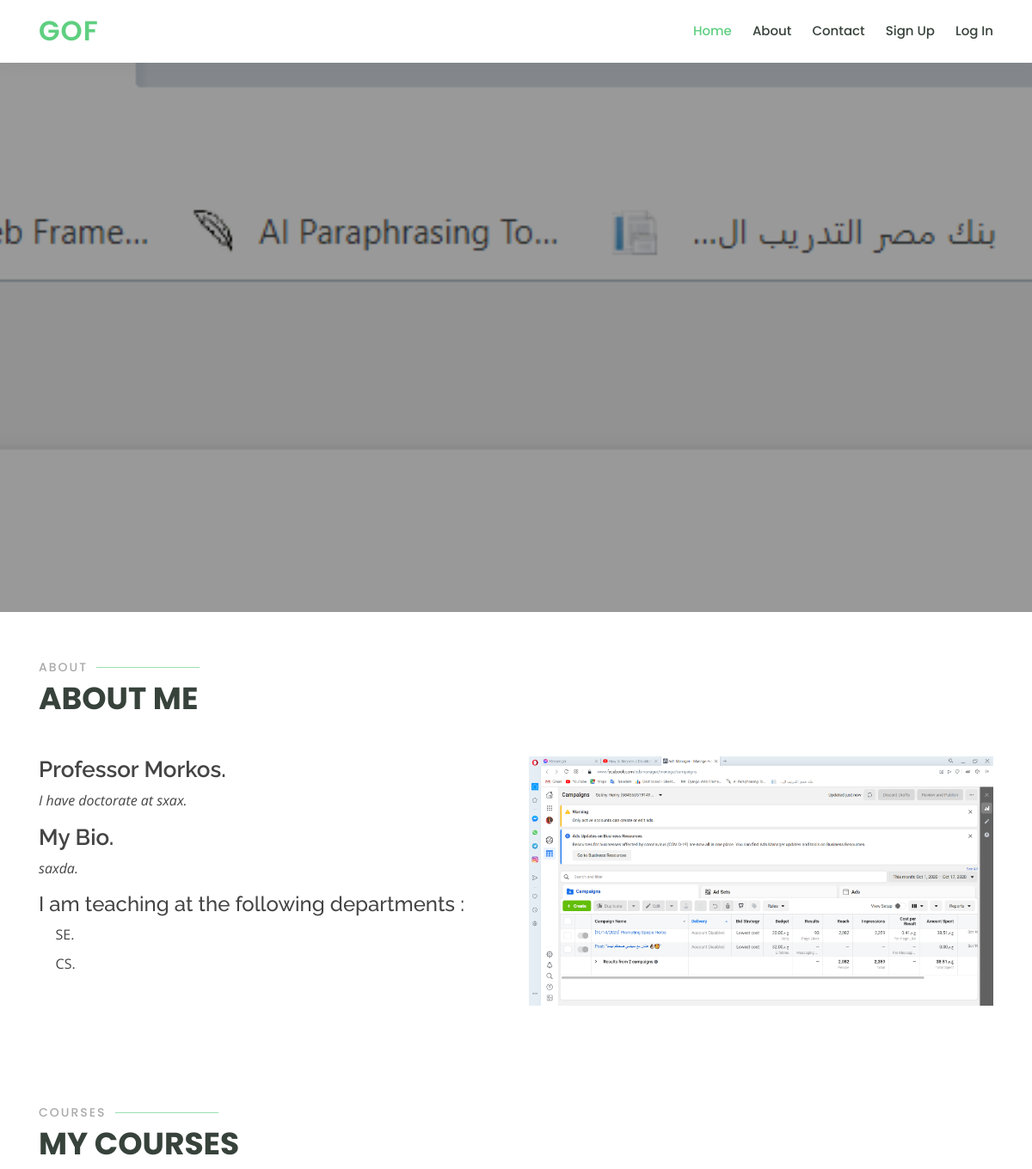
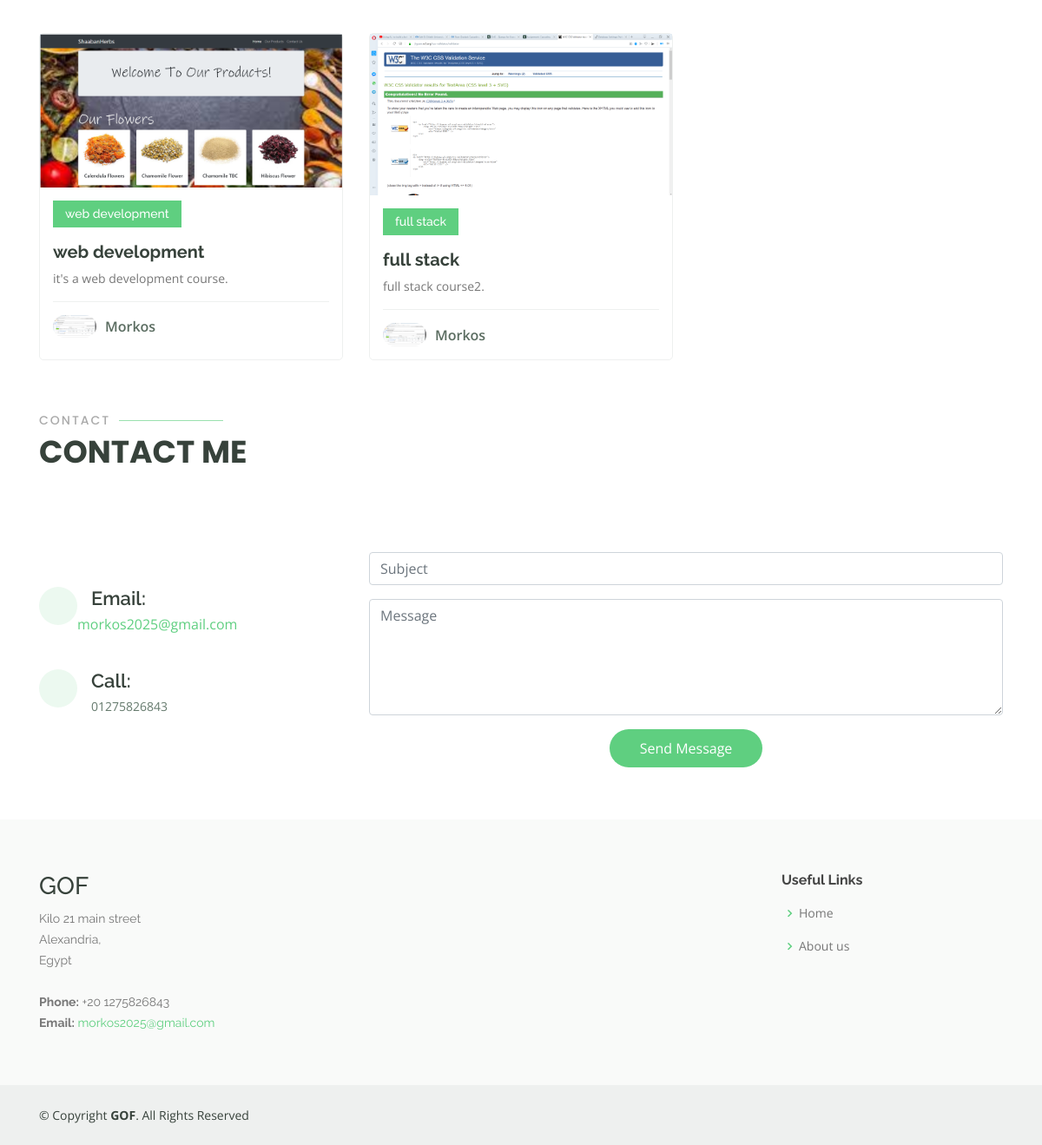
The page /Profile/Professor/morkos on the database its author committed (2 pictures, top to bottom).
### user/models.py (models this page shows, shortened)
class ProfessorInfo(models.Model):
    CHOICES = [(str(i.department),str(i.department)) for i in Department.objects.all()]
    user = models.ForeignKey(User,on_delete=models.CASCADE)
    phone_number = models.CharField(max_length=12,unique=True)
    bio = models.TextField(blank=True)
    is_approved = models.BooleanField(default=False)
    degree_of_doctorate = models.CharField(max_length=100)
    departments_teach_to = MultiSelectField(choices=CHOICES)
    profile_pic = models.ImageField(upload_to='profile_images')
    slug = models.SlugField(unique=True,blank=True)

class Courses(models.Model):
    professor = models.ForeignKey(ProfessorInfo,on_delete=models.CASCADE)
    course_title = models.CharField(max_length= 35)
    course_description = models.TextField()
    course_pic = models.ImageField(upload_to='courses_pics')
    course_url = models.URLField()
    course_time = models.DateTimeField(auto_now_add=True)
    slug = models.SlugField(unique=True,blank=True)
    def get_absolute_url(self):
        return reverse('user:course_details',kwargs={'slug':self.slug})

### user/views.py (the view, shortened to what this page needs)
# urls.py: path('Profile/Professor/<slug:slug>', views.search_professor, name='professor_profile_search'),
def search_professor(request,slug):
    professor = get_object_or_404(ProfessorInfo, slug=slug)
    courses = Courses.objects.filter(professor=professor)
    return render(request, 'search_stuff/search_professor.html', {'professor': professor,'courses':courses})

### user/templates/search_stuff/search_professor.html (shortened to what this page needs)
{% extends 'base.html' %}
{% load static %}
{% block content %}
    <br><br><br>
    <main id="main">
    <section id="hero" class="d-flex justify-content-center align-items-center" style="background-image:url({{ professor.profile_pic.url }})">
        </section>
     <section id="about" class="about">
      <div class="container" data-aos="fade-up">
        <div class="section-title">
          <h2>About</h2>
          <p>About Me</p>
        </div>
        <div class="row">
          <div class="col-lg-6 order-1 order-lg-2" data-aos="fade-left" data-aos-delay="100">
            <img src="{{ professor.profile_pic.url }}" class="img-fluid" alt="">
          </div>
          <div class="col-lg-6 pt-4 pt-lg-0 order-2 order-lg-1 content">
           <h3>Professor {{ professor.user.get_full_name }}.</h3>
            <p class="font-italic">
              I have doctorate at {{ professor.degree_of_doctorate }}.
            </p>
            {% if professor.bio  %}
            <h3>My Bio.</h3>
            <p class="font-italic">
              {{ professor.bio }}.
            </p>
            {% endif %}
          <h4>I am teaching at the following departments : </h4>
            <ul>
                {% for i in professor.departments_teach_to %}
              <li><i class="icofont-check-circled"></i>{{ i }}.</li>
                {% endfor %}
            </ul>
          </div>
        </div>
      </div>
    </section>
    {% if courses %}
     <section id="popular-courses" class="courses">
      <div class="container" data-aos="fade-up">
        <div class="section-title">
          <h2>Courses</h2>
          <p>My Courses</p>
        </div>
        <div class="row" data-aos="zoom-in" data-aos-delay="100">
            {% for course in courses %}
          <div class="col-lg-4 col-md-6 d-flex align-items-stretch">
            <div class="course-item">
              <img src="{{ course.course_pic.url }}" class="img-fluid" alt="...">
              <div class="course-content">
                <div class="d-flex justify-content-between align-items-center mb-3">
                  <h4>{{ course.course_title }}</h4>
                </div>
                <h3><a href="{{ course.get_absolute_url }}">{{course.course_title}}</a></h3>
                <p>{{ course.course_description }}.</p>
                <div class="trainer d-flex justify-content-between align-items-center">
                  <div class="trainer-profile d-flex align-items-center">
                    <img src="{{course.professor.profile_pic.url}}" class="img-fluid" alt="">
                    <span>{{ course.professor.user.first_name }}</span>
                  </div>
                </div>
              </div>
            </div>
          </div>
          {% endfor %}
        {% endif %}
        </div>
      </div>
     </section>
    <section id="contact" class="contact">
      <div data-aos="fade-up">
      <div class="container" data-aos="fade-up">
        <div class="section-title">
          <h2>Contact</h2>
          <p>Contact Me</p>
        </div>
        <div class="row mt-5">
          <div class="col-lg-4">
            <div class="info">
              <div class="email">
                <i class="icofont-envelope"></i>
                <h4>Email:</h4>
                <a href="mailto:{{ professor.user.email }}">{{ professor.user.email }}</a>
              </div>
              <div class="phone">
                <i class="icofont-phone"></i>
                <h4>Call:</h4>
                <p>{{professor.phone_number}}</p>
              </div>
            </div>
          </div>
          <div class="col-lg-8 mt-5 mt-lg-0">
            <form method="post" >
              <div class="form-group">
                <input type="text" class="form-control" name="subject" id="subject" placeholder="Subject" data-rule="minlen:4" data-msg="Please enter at least 8 chars of subject" />
              </div>
              <div class="form-group">
                <textarea class="form-control" name="message" rows="5" data-rule="required" data-msg="Please write something for us" placeholder="Message"></textarea>
              </div>
              <div class="text-center"><button type="submit" style="background: #5fcf80;border: 0;padding: 10px 35px;color: #fff;
                                                                   transition: 0.4s;border-radius: 50px;">Send Message</button></div>
            </form>
          </div>
        </div>
      </div>
    </section>
    </main>
{% endblock %}

### templates/base.html (shortened to what this page needs)
{% load static %}
<!DOCTYPE html>
<html lang="en">
<head>
  <link href="{% static 'assets/vendor/bootstrap/css/bootstrap.min.css' %}" rel="stylesheet">
  <link href="{% static 'assets/vendor/icofont/icofont.min.css' %}" rel="stylesheet">
  <link href="{% static 'assets/vendor/boxicons/css/boxicons.min.css' %}" rel="stylesheet">
  <link href="{% static 'assets/vendor/remixicon/remixicon.css' %}" rel="stylesheet">
  <link href="{% static 'assets/vendor/owl.carousel/assets/owl.carousel.min.css' %}" rel="stylesheet">
  <link href="{% static 'assets/vendor/animate.css/animate.min.css' %}" rel="stylesheet">
  <link href="{% static 'assets/vendor/aos/aos.css' %}" rel="stylesheet">
  <link href="{% static 'assets/css/style.css' %}" rel="stylesheet">
</head>
<body>
  <header id="header" class="fixed-top">
    <div class="container d-flex align-items-center">
      <h1 class="logo mr-auto"><a href="{% url 'home' %}">GOF</a></h1>
      <nav class="nav-menu d-none d-lg-block">
        <ul>
          <li class="active"><a href="{% url 'home' %}">Home</a></li>
          <li><a href="{% url 'about' %}">About</a></li>
          <li><a href="{% url 'contact' %}">Contact</a></li>
          {% if request.user.is_authenticated %}
          <li><a href="{% url 'user:log_out' %}">Log Out</a></li>
          {% else %}
          <li><a href="{% url 'user:signup' %}">Sign Up</a></li>
          <li><a href="{% url 'user:log_in' %}">Log In</a></li>
          {% endif %}
        </ul>
      </nav>
    </div>
  </header>
      {% block content %}
      {% endblock %}
  <footer id="footer">
    <div class="footer-top">
      <div class="container">
        <div class="row">
          <div class="col-lg-3 col-md-6 footer-contact">
            <h3>GOF</h3>
            <p>
              Kilo 21 main street <br>
              Alexandria,<br>
              Egypt <br><br>
              <strong>Phone:</strong> +20 1275826843<br>
              <strong>Email:</strong> <a href="mailto:morkos2025@gmail.com">morkos2025@gmail.com</a><br>
            </p>
          </div>
<div class="col-lg-3 col-md-6 footer-links">
          </div>
<div class="col-lg-3 col-md-6 footer-links">
          </div>
          <div class="col-lg-2 col-md-2 footer-links">
            <h4>Useful Links</h4>
            <ul>
              <li><i class="bx bx-chevron-right"></i> <a href="{% url 'home' %}">Home</a></li>
              <li><i class="bx bx-chevron-right"></i> <a href="{% url 'about' %}">About us</a></li>
            </ul>
          </div>
        </div>
      </div>
    </div>
    <div class="container d-md-flex py-4">
      <div class="mr-md-auto text-center text-md-left">
        <div class="copyright">
          &copy; Copyright <strong><span>GOF</span></strong>. All Rights Reserved
        </div>
      </div>
    </div>
  </footer>
</body>
</html>

### rows shown on the page
ProfessorInfo: profile_pic (picture), user.get_full_name "Morkos", degree_of_doctorate "sxax", bio "saxda", user.email "morkos2025@gmail.com", phone_number "01275826843"
Courses: course_pic (picture), course_title "web development", course_description "it's a web development course", professor.profile_pic (picture), professor.user.first_name "Morkos"
Courses: course_pic (picture), course_title "full stack", course_description "full stack course2", professor.profile_pic (picture), professor.user.first_name "Morkos"

### other values the page prints
{{ i }} "SE" "CS"
